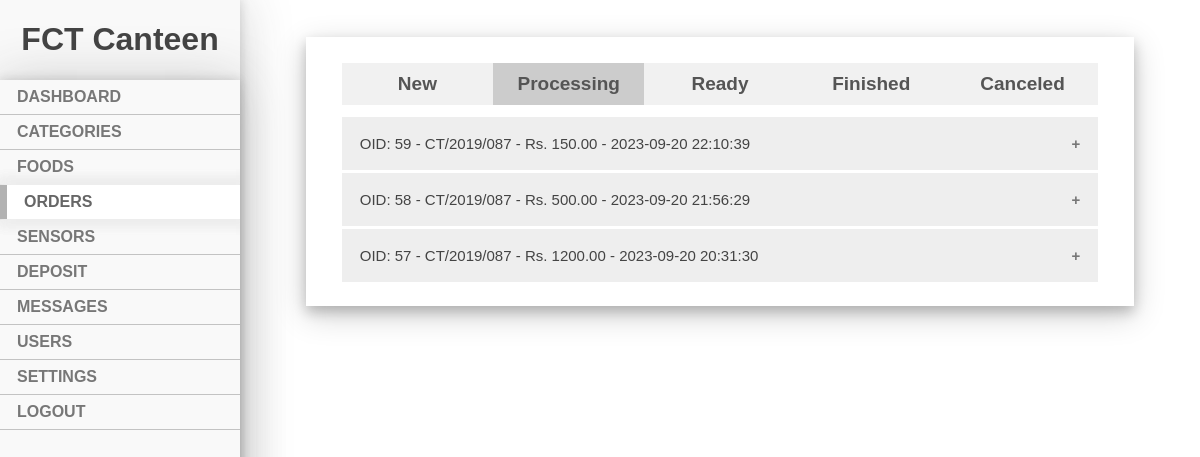
The app's page /admin/order/tabProcess.php with its own data.
### tables this page shows
CREATE TABLE `orders` (
  `order_id` int(8) NOT NULL,
  `customer_id` int(6) NOT NULL,
  `total_price` int(8) NOT NULL,
  `date_time` datetime NOT NULL DEFAULT current_timestamp(),
  `order_status` varchar(25) NOT NULL,
  `feedback` text DEFAULT NULL
);

CREATE TABLE `customer` (
  `customer_id` int(6) NOT NULL,
  `fname` varchar(30) NOT NULL,
  `lname` varchar(30) NOT NULL,
  `email` varchar(70) NOT NULL,
  `reg_no` varchar(15) NOT NULL,
  `password` varchar(500) NOT NULL,
  `profile_pic` varchar(255) NOT NULL,
  `wallet` int(8) NOT NULL DEFAULT 0,
  `reg_date` date NOT NULL DEFAULT current_timestamp()
);

### admin/order/tabProcess.php (the view, shortened to what this page needs)
<?php
  require '../../config.php';
  $sql = "SELECT * FROM orders WHERE order_status = 'Processing' ORDER BY order_id DESC";
  $searchRows = $conn->query($sql);
?>
<!DOCTYPE html>
<html>
  <head>
    <link rel="stylesheet" type="text/css" href="adFood.css">
    <link rel="stylesheet" type="text/css" href="addFood.css">
    <link rel="stylesheet" type="text/css" href="depositRecord.css">
    <link rel="stylesheet" type="text/css" href="tab.css">
    <link rel="stylesheet" type="text/css" href="suspendedUsers.css">
    <link rel="stylesheet" type="text/css" href="modelCan.css">
  </head>
  <body>
    <div class="mainSideNav">
      <h1 style="color: #444; font-family: 'Franklin Gothic Medium',
        'Arial Narrow', Arial, sans-serif; font-weight: bold; text-align: center;">FCT Canteen</h1>
      <ul class="sidenav">
        <li><a href="http://localhost/files/CanteenFCT/admin/dashboard/dashboard.php">DASHBOARD</a></li>
        <li><a href="http://localhost/files/CanteenFCT/admin/category/adCategory.php">CATEGORIES</a></li>
        <li><a href="http://localhost/files/CanteenFCT/admin/food/adFood.php">FOODS</a></li>
        <li><a class="current" href="http://localhost/files/CanteenFCT/admin/order/adOrder.php">ORDERS</a></li>
        <li><a href="http://localhost/files/CanteenFCT/admin/sensor/sensor.php">SENSORS</a></li>
        <li><a href="http://localhost/files/CanteenFCT/admin/deposit/adDeposit.php">DEPOSIT</a></li>
        <li><a href="#CONTACT">MESSAGES</a></li>
        <li><a href="http://localhost/files/CanteenFCT/admin/user/adUser.php">USERS</a></li>
        <li><a href="#CONTACT">SETTINGS</a></li>
        <li><a href="#CONTACT">LOGOUT</a></li>
      </ul>
    </div>
    <div class="content"><br><br>
        <div class="container">
          <div class="tab">
            <button class="tablinks" onclick="openNew()">New</button>
            <button style="background-color:#ccc;" class="tablinks" onclick="openProcessing()">Processing</button>
            <button class="tablinks" onclick="openReady()">Ready</button>
            <button class="tablinks" onclick="openFinished()">Finished</button>
            <button class="tablinks" onclick="openCanceled()">Canceled</button>
          </div>
          <div class="usersSus">
            <?php
              if(mysqli_num_rows($searchRows)>0) {
                while($searchRow = mysqli_fetch_assoc($searchRows)){
                    $OID = $searchRow["order_id"];
                    $resultStId = mysqli_query($conn, "SELECT reg_no, customer_id FROM customer WHERE customer_id = ANY (SELECT customer_id FROM orders WHERE order_id = '$OID')");
                    $rowStId = mysqli_fetch_assoc($resultStId);
                    $stRegNo = $rowStId['reg_no'];
            ?>
                <button class="accordion">
                  OID: <?php echo $searchRow["order_id"]; ?><?php echo " - "; ?>
                  <?php echo $stRegNo; ?><?php echo " - "; ?>Rs.
                  <?php echo $searchRow["total_price"]; ?>.00<?php echo " - "; ?>
                  <?php echo $searchRow["date_time"]; ?>
                </button>
            <?php
                }
              } else{
            ?>
              <h3 class="header3">In the present moment, there are no orders in the processing stage available for display.</h3>
              <br><br><br>
            <?php
              }
            ?>
          </div>
        </div>
    </div><br><br>
  </body>
</html>

### admin/order/adFood.css (style rules this page uses)
body { margin: 0; font-family: sans-serif; }
* { -webkit-transition: 0.2s; transition: 0.2s; }
html { scroll-behavior: smooth; }
.mainSideNav { margin: 0; padding: 0; width: 20%; background-color: #f9f9f9; position: fixed; height: 100%; overflow: auto; box-shadow: 0 0 10px 0 rgba(50, 50, 50, 0.2), 0 0 50px 0 rgba(50, 50, 50, 0.22); z-index: 1; }
ul.sidenav { list-style-type: none; margin: 0; padding: 0; width: 20%; background-color: #f9f9f9; position: fixed; height: 100%; overflow: auto; box-shadow: 0 0 10px 0 rgba(50, 50, 50, 0.2), 0 0 50px 0 rgba(50, 50, 50, 0.22); }
ul.sidenav li a { display: block; color: #777; padding: 8px 17px; font-weight: bold; text-decoration: none; }
ul.sidenav li { border-bottom: 1px solid rgba(0, 0, 0, 0.22); }
ul.sidenav li a.current { background-color: white; border-left: 7px solid rgba(0, 0, 0, 0.3);; color: #666; box-shadow: 5px 0 11px 7px #eee,5px 0 11px 7px #eee; }
div.content { margin-left: 20%; padding: 1px 66px; height: auto; }

### admin/order/addFood.css (style rules this page uses)
* { box-sizing: border-box; -webkit-transition: 0.2s; transition: 0.2s; }
body { margin: 0; font-family: sans-serif; }
.container { background-color: white; padding: 20px 20px 5px 20px; box-shadow: 0 6px 12px 0 rgba(0, 0, 0, 0.2), 0 9px 30px 0 rgba(0, 0, 0, 0.19); min-height: 95px; }
.mainSideNav { margin: 0; padding: 0; width: 20%; background-color: #f9f9f9; position: fixed; height: 100%; overflow: auto; box-shadow: 0 0 10px 0 rgba(50, 50, 50, 0.2), 0 0 50px 0 rgba(50, 50, 50, 0.22); z-index: 1; }
ul.sidenav { list-style-type: none; margin: 0; padding: 0; width: 20%; background-color: #f9f9f9; position: fixed; height: 100%; overflow: auto; box-shadow: 0 0 10px 0 rgba(50, 50, 50, 0.2), 0 0 50px 0 rgba(50, 50, 50, 0.22); }
ul.sidenav li a { display: block; color: #777; padding: 8px 17px; font-weight: bold; text-decoration: none; }
ul.sidenav li { border-bottom: 1px solid rgba(0, 0, 0, 0.22); }
div.content { margin-left: 20%; padding: 1px 66px; height: auto; }

### admin/order/tab.css (style rules this page uses)
.tab { overflow: hidden; border: none; background-color: #f1f1f1; float: left; width: 96%; margin: 6px 2% 12px 2%; }
.tab button { background-color: inherit; float: left; border: none; outline: none; cursor: pointer; width: 20%; padding: 10px 16px; transition: 0.3s; font-size: 19px; font-weight: bold; color: #555; margin: 0; border-radius: 0; }

### admin/order/suspendedUsers.css (style rules this page uses)
.accordion { background-color: #eee; color: #444; cursor: pointer; padding: 18px; width: 100%; border: none; text-align: left; outline: none; font-size: 15px; transition: 0.4s; margin-bottom: 3px; }
.accordion:after { content: '\002B'; color: #777; font-weight: bold; float: right; margin-left: 5px; }
.usersSus { margin: 2%; }

### records on screen
orders: order_id "59", customer.reg_no "CT/2019/087", total_price "150", date_time "2023-09-20 22:10:39"
orders: order_id "58", customer.reg_no "CT/2019/087", total_price "500", date_time "2023-09-20 21:56:29"
orders: order_id "57", customer.reg_no "CT/2019/087", total_price "1200", date_time "2023-09-20 20:31:30"
